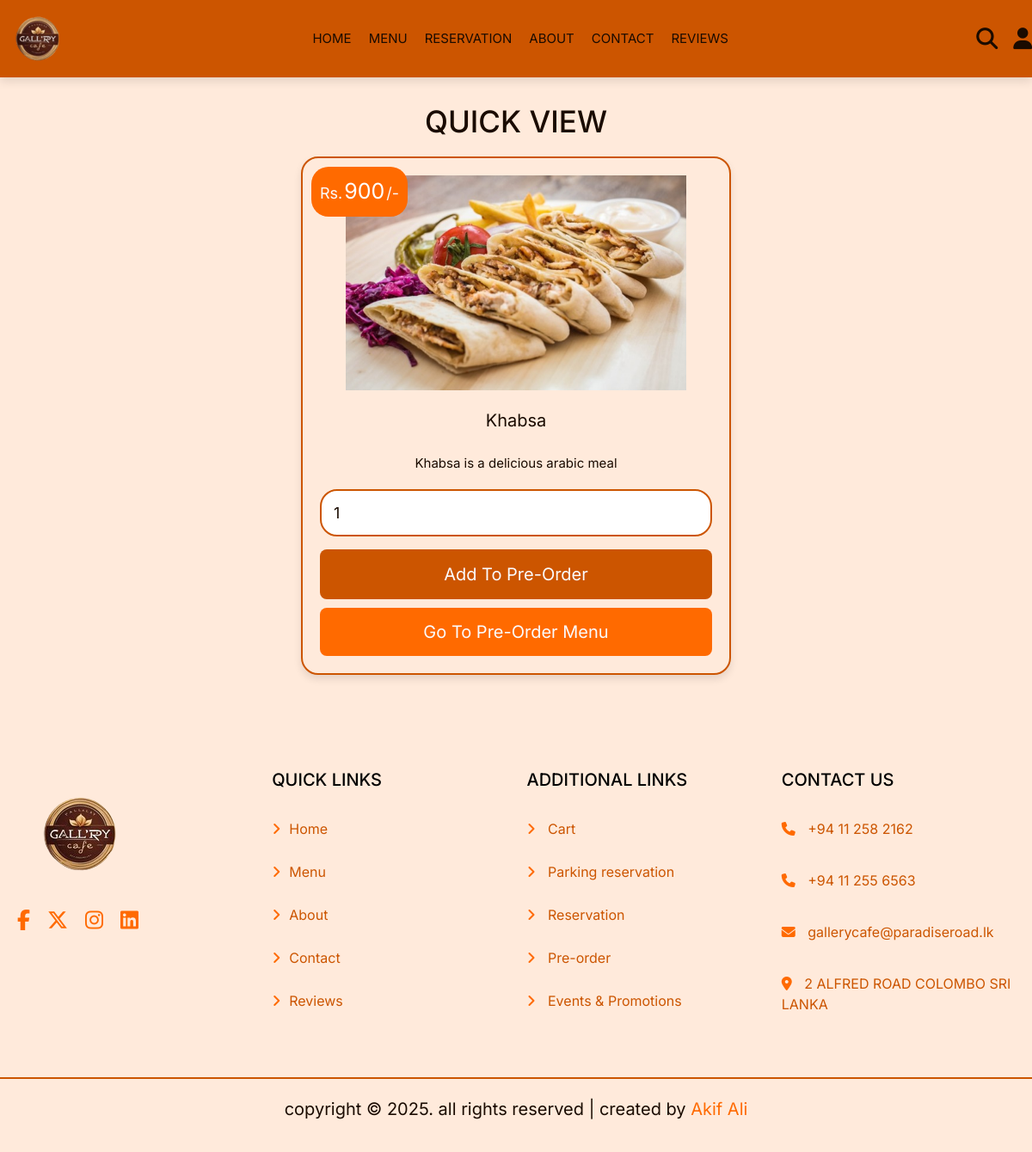
Screenshot of /view_page.php?pid=1 with the database file from the repository.
### tables this page shows
CREATE TABLE `products` (
  `id` int(100) NOT NULL,
  `name` varchar(100) NOT NULL,
  `category` varchar(20) NOT NULL,
  `details` varchar(500) NOT NULL,
  `price` int(100) NOT NULL,
  `image` varchar(100) NOT NULL
);

### view_page.php (the view, shortened to what this page needs)
<?php
@include 'config.php';
?>
<!DOCTYPE html>
<html lang="en">
<head>
   <link rel="stylesheet" href="https://cdn.jsdelivr.net/npm/bootstrap@4.0.0/dist/css/bootstrap.min.css">
   <link rel="stylesheet" href="css/all.min.css" />
   <link rel="stylesheet" href="css/fontawesome.min.css" />
   <link rel="stylesheet" href="css/style.css" />
</head>
<body>
   <?php include 'header.php'; ?>
   <section class="quick-view">
      <h1 class="title">quick view</h1>
      <?php
      $pid = $_GET['pid'];
      $select_products = $conn->prepare("SELECT * FROM `products` WHERE id = ?");
      $select_products->execute([$pid]);
      if ($select_products->rowCount() > 0) {
         while ($fetch_products = $select_products->fetch(PDO::FETCH_ASSOC)) {
      ?>
            <form action="" class="box" method="POST">
               <div class="price">Rs.<span><?= $fetch_products['price']; ?></span>/-</div>
               <img src="uploaded_img/<?= $fetch_products['image']; ?>" alt="">
               <div class="name"><?= $fetch_products['name']; ?></div>
               <div class="details"><?= $fetch_products['details']; ?></div>
               <input type="number" min="1" value="1" name="p_qty" class="qty">
               <input type="submit" value="add to Pre-order" class="btn" name="add_to_cart">
               <a href="menu.php" class="option-btn">Go to Pre-order menu</a>
            </form>
      <?php
         }
      } else {
         echo '<p class="empty">no products added yet!</p>';
      }
      ?>
   </section>
   <?php include 'footer.php'; ?>
</body>
</html>

### css/style.css (style rules this page uses)
.quick-view .box { max-width: 50rem; padding: 2rem; text-align: center; border: var(--border); background-color: var(--secondary); box-shadow: var(--box-shadow); border-radius: 2rem; position: relative; margin: 0 auto; }
.quick-view .box img { height: 25rem; margin-bottom: 1rem; }
.quick-view .box .price { position: absolute; top: 1rem; left: 1rem; padding: 1rem; border-radius: 2rem; background-color: var(--accent); font-size: 1.8rem; color: var(--text-white); }
.quick-view .box .price span { font-size: 2.5rem; color: var(--white); margin: 0 0.2rem; }
.quick-view .box .qty { margin: 0.5rem 0; border-radius: 2rem; padding: 1.2rem 1.4rem; font-size: 1.8rem; color: var(--black); border: var(--border); width: 100%; }
.quick-view .box .name { font-size: 2rem; color: var(--black); padding: 1rem 0; }
.quick-view .box .details { padding: 1rem 0; line-height: 2; font-size: 1.5rem; color: var(--light-color); }

### css/components.css (style rules this page uses)
:root { --border: 0.2rem solid var(--primary); --box-shadow: 0 0.5rem 1rem rgba(0, 0, 0, 0.1); --text: #1a0b00; --text-white: #fbfbfe; --background: #fbfbfe; --primary: #cc5500; --secondary: #ffeadb; --accent: #ff6a00; }
* { font-family: "inter", sans-serif; margin: 0; padding: 0; box-sizing: border-box; outline: none; border: none; text-decoration: none; color: var(--text); }
body { background-color: var(--secondary); }
html { font-size: 62.5%; overflow-x: hidden; scroll-behavior: smooth; scroll-padding-top: 6.5rem; }
section { padding: 3rem 2rem; max-width: 1200px; margin: 0 auto; }
.btn, .delete-btn, .option-btn { display: block; width: 100%; margin-top: 1rem; border-radius: 0.8rem; color: var(--text-white); font-size: 2rem; padding: 1.3rem 3rem; text-transform: capitalize; cursor: pointer; text-align: center; }
.btn { background-color: var(--primary); text-decoration: none; }
.option-btn { background-color: var(--accent); text-decoration: none; }
.title { text-align: center; margin-bottom: 2rem; text-transform: uppercase; color: var(--text); font-size: 3.5rem; }

### rows the page displays
products: price "900", image (picture), name "Khabsa", details "Khabsa is a delicious arabic meal"
